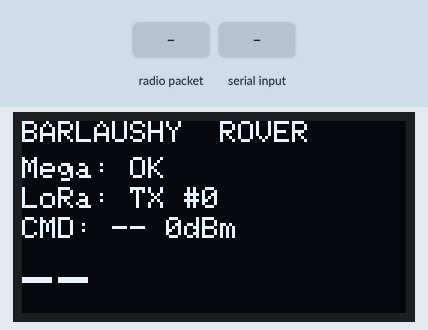
Recording of a sketch running on a simulated ESP32. Parts: 128×64 one-colour display. Inputs (shaded band) come from the test bench. No radio packets arrive unless stated; what the sketch prints to the serial monitor is not drawn.

Above: at 1.2 s.
1.3 s: radio packet "C," arrives
At 2.1 s:
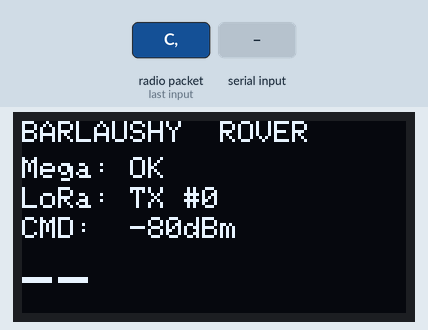
4.3 s: "$T,\n" received over the second serial link
At 5.6 s:
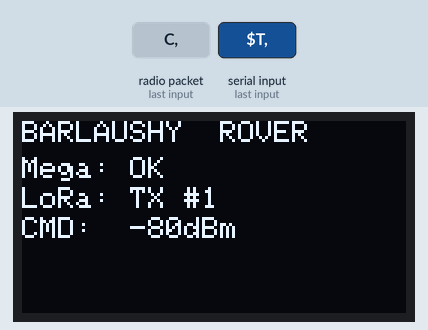
5.9 s: "$T,90\n" received over the second serial link
At 7.1 s:
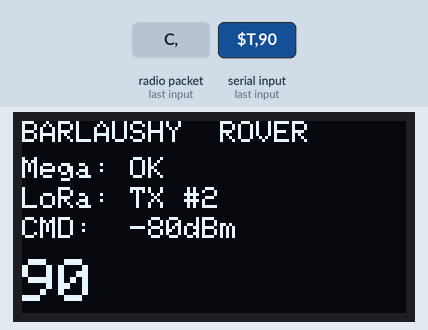
7.5 s: "$T,,45\n" received over the second serial link
At 8.5 s:
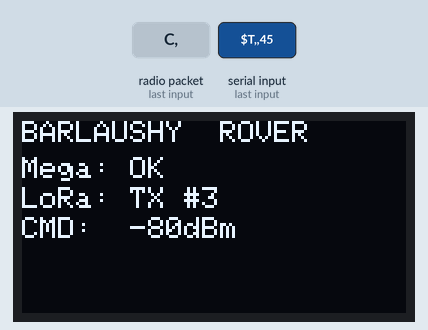
Timing chart, 0 to 10.5 s (numbered marks = the images above; inputs shaded):
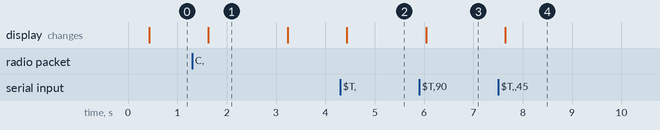

Measured:
- after the input at 1.3 s, the display: changes after 0.33 s (image 1)
- after the input at 4.3 s, the display: changes after 0.14 s (image 2)
- after the input at 5.9 s, the display: changes after 0.14 s (image 3)
- after the input at 7.5 s, the display: changes after 0.15 s (image 4)
- what the display in image 1 shows lasts 1.6 s, from 1.6 s to 3.2 s

The sketch:

rover_lora.ino
```cpp
/*
  =====================================================================
   БАРЛАУШЫ — LilyGO LoRa32 НА РОВЕРЕ (мост Mega <-> LoRa)
  ---------------------------------------------------------------------
   Mega (Serial1) --строки $T,...--> LilyGO --LoRa--> База
   База --LoRa "C,id,CMD"--> LilyGO --"$C,id,CMD"--> Mega

   Плата в Arduino IDE: "TTGO LoRa32-OLED" (пакет esp32 by Espressif).
   Библиотеки: "LoRa" by Sandeep Mistry, "Adafruit SSD1306", "Adafruit GFX".

   ВАЖНО: частота LORA_FREQ должна совпадать с наклейкой на плате
   (433 / 868 / 915 МГц) и с прошивкой базы.
  =====================================================================
*/

#include <SPI.h>
#include <LoRa.h>
#include <Wire.h>
#include <Adafruit_GFX.h>
#include <Adafruit_SSD1306.h>

// ---- Версия платы ----
// T3 V1.6 / LoRa32 V2.1 (самые частые, OLED снизу у антенны): 1
// Старая LoRa32 V1.0 (OLED с ножкой RST=16): 0
#define BOARD_V2 1
#if BOARD_V2
const int PIN_OLED_SDA = 21, PIN_OLED_SCL = 22, PIN_OLED_RST = -1, PIN_LORA_RST = 23;
#else
const int PIN_OLED_SDA = 4,  PIN_OLED_SCL = 15, PIN_OLED_RST = 16, PIN_LORA_RST = 14;
#endif
const int PIN_LORA_SCK = 5, PIN_LORA_MISO = 19, PIN_LORA_MOSI = 27, PIN_LORA_SS = 18, PIN_LORA_DIO0 = 26;

const long LORA_FREQ = 868E6;     // модуль 868/915 МГц. В Казахстане используем 868 МГц
const int  LORA_SF   = 8;
const uint8_t LORA_SYNC = 0x42;   // "свой" канал, чтобы не ловить чужие LoRa

// ---- UART к Mega ----
const int MEGA_RX = 34;           // сюда: Mega TX1 (пин 18) ЧЕРЕЗ делитель 5В -> 3.3В
const int MEGA_TX = 13;           // отсюда: на Mega RX1 (пин 19) напрямую
const long MEGA_BAUD = 57600;

Adafruit_SSD1306 oled(128, 64, &Wire, PIN_OLED_RST);

String megaBuf;
String lastState = "--";
int    lastOverall = 0;
String lastCmd = "--";
int    lastCmdRssi = 0;
unsigned long seq = 0;
unsigned long lastMegaMs = 0, lastTxMs = 0, lastOled = 0;
bool   loraOk = false;

// поле номер n (с 0) в строке CSV
String field(const String &s, int n) {
  int start = 0;
  for (int i = 0; i < n; i++) {
    start = s.indexOf(',', start);
    if (start < 0) return "";
    start++;
  }
  int end = s.indexOf(',', start);
  return end < 0 ? s.substring(start) : s.substring(start, end);
}

void sendLora(const String &payload) {
  if (!loraOk) return;
  LoRa.beginPacket();
  LoRa.print(payload);
  LoRa.endPacket();          // блокирует ~100–200 мс, это нормально
  lastTxMs = millis();
}

// строка от Mega: $T,STATE,dist,...
void handleMegaLine(const String &line) {
  if (!line.startsWith("$T,")) return;
  lastMegaMs = millis();
  String payload = line.substring(3);
  lastState   = field(payload, 0);
  lastOverall = field(payload, 10).toInt();
  seq++;
  sendLora("T," + String(seq) + "," + payload);
}

void checkLora() {
  int size = LoRa.parsePacket();
  if (size == 0) return;
  String pkt;
  while (LoRa.available()) pkt += (char)LoRa.read();
  if (pkt.startsWith("C,")) {                 // C,<id>,<CMD>
    Serial2.print('$');
    Serial2.println(pkt);
    lastCmd = field(pkt, 2);
    lastCmdRssi = LoRa.packetRssi();
    Serial.print("CMD from base: "); Serial.println(pkt);
  }
}

void drawOled() {
  oled.clearDisplay();
  oled.setTextColor(SSD1306_WHITE);
  oled.setTextSize(1);
  oled.setCursor(0, 0);  oled.print("BARLAUSHY  ROVER");
  oled.setCursor(0, 12);
  bool megaAlive = millis() - lastMegaMs < 3000;
  oled.print("Mega: "); oled.print(megaAlive ? "OK" : "NET SVYAZI");
  oled.setCursor(0, 22);
  oled.print("LoRa: "); oled.print(loraOk ? "TX #" : "OSHIBKA"); if (loraOk) oled.print(seq);
  oled.setCursor(0, 32);
  oled.print("CMD: "); oled.print(lastCmd); oled.print(" "); oled.print(lastCmdRssi); oled.print("dBm");
  oled.setTextSize(2);
  oled.setCursor(0, 46);
  oled.print(lastOverall == 2 ? "OPASNO!" : lastOverall == 1 ? "VNIMANIE" : lastState.c_str());
  oled.display();
}

void setup() {
  Serial.begin(115200);
  Serial2.setRxBufferSize(1024);   // пока LoRa передаёт, строки от Mega копятся здесь
  Serial2.begin(MEGA_BAUD, SERIAL_8N1, MEGA_RX, MEGA_TX);

  Wire.begin(PIN_OLED_SDA, PIN_OLED_SCL);
  if (PIN_OLED_RST >= 0) { pinMode(PIN_OLED_RST, OUTPUT); digitalWrite(PIN_OLED_RST, LOW); delay(20); digitalWrite(PIN_OLED_RST, HIGH); }
  oled.begin(SSD1306_SWITCHCAPVCC, 0x3C);
  oled.clearDisplay(); oled.display();

  SPI.begin(PIN_LORA_SCK, PIN_LORA_MISO, PIN_LORA_MOSI, PIN_LORA_SS);
  LoRa.setPins(PIN_LORA_SS, PIN_LORA_RST, PIN_LORA_DIO0);
  loraOk = LoRa.begin(LORA_FREQ);
  if (loraOk) {
    LoRa.setSpreadingFactor(LORA_SF);
    LoRa.setSignalBandwidth(125E3);
    LoRa.setCodingRate4(5);
    LoRa.setSyncWord(LORA_SYNC);
    LoRa.setTxPower(17);
    LoRa.enableCrc();
  }
  Serial.println(loraOk ? "LoRa OK" : "LoRa INIT FAILED");
}

void loop() {
  while (Serial2.available()) {
    char c = Serial2.read();
    if (c == '\n') { handleMegaLine(megaBuf); megaBuf = ""; }
    else if (c != '\r' && megaBuf.length() < 160) megaBuf += c;
  }
  checkLora();
  if (millis() - lastOled > 400) { lastOled = millis(); drawOled(); }
}
```
